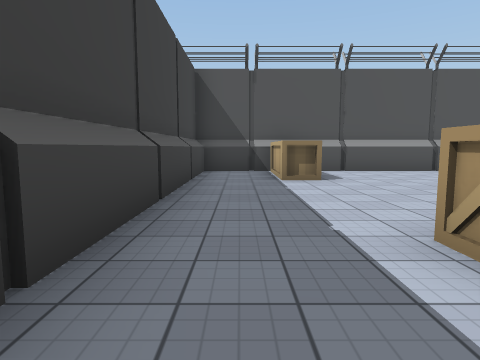
View 1 (above)

24 first-person views from a walk through a 3-D level made in the Unity game engine. The camera is 1.3 m above the floor, tilts 6° down and sees 75° across. The floor is counted in squares, 2 m on a side. Each view is taken from the middle of a square. On the plan, view 1 faces up. The plan holds only what a view shows up to about 10 squares ahead; the rest is blank. The place goes on beyond the plan. The player character is not drawn. Some surface patterns are stand-ins.

View 2
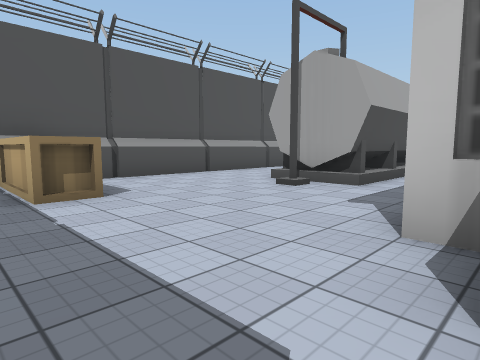

View 3
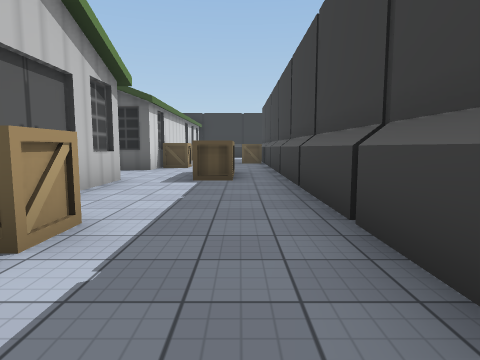

View 4
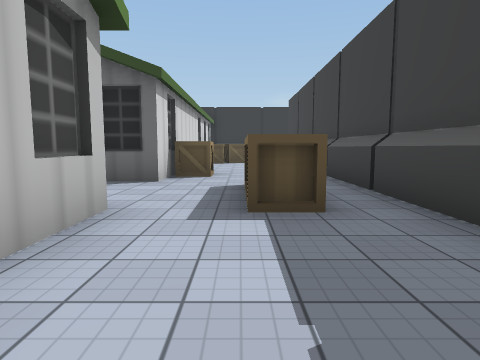

View 5
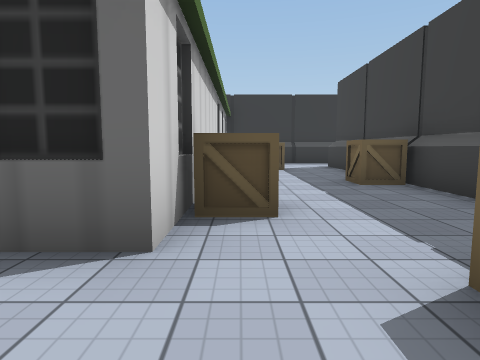

View 6
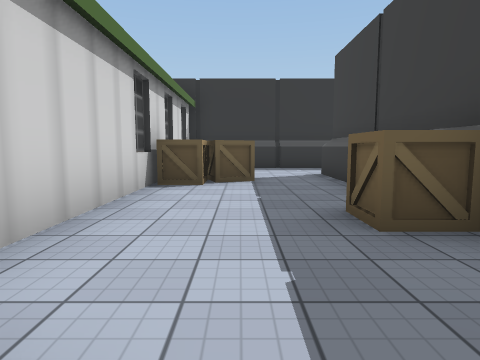

View 7
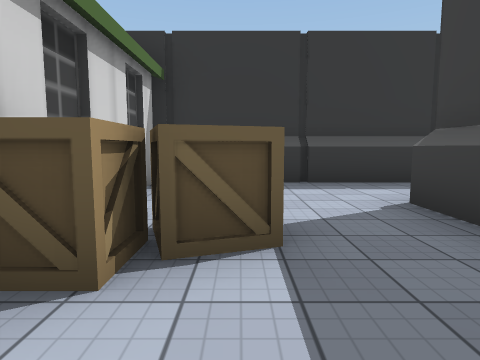

View 8
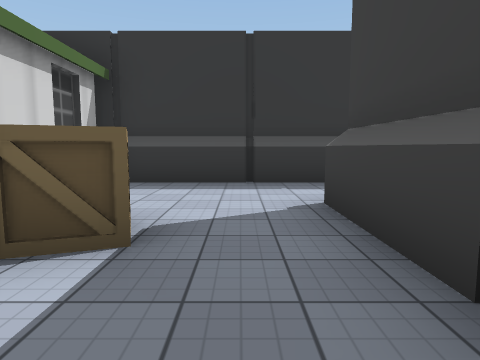

View 9
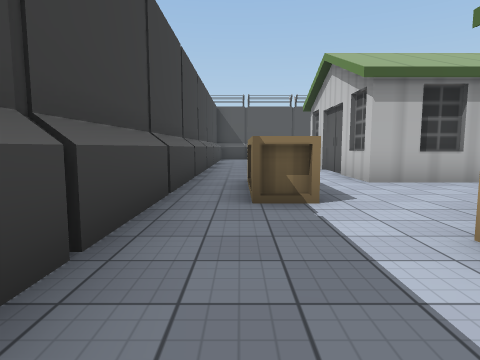

View 10
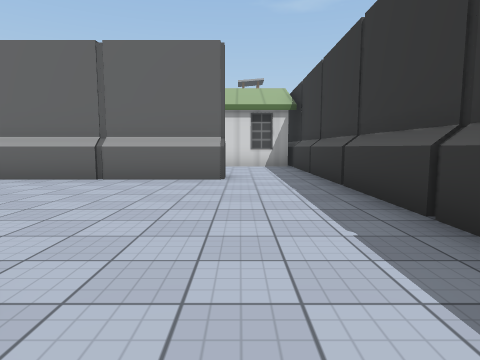

View 11
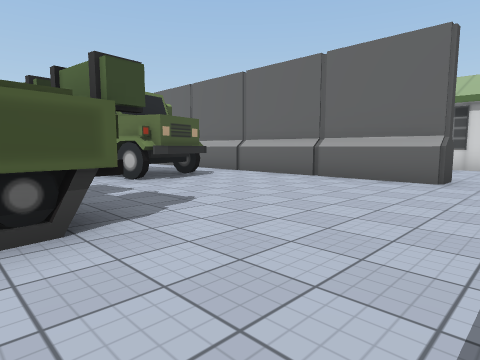

View 12
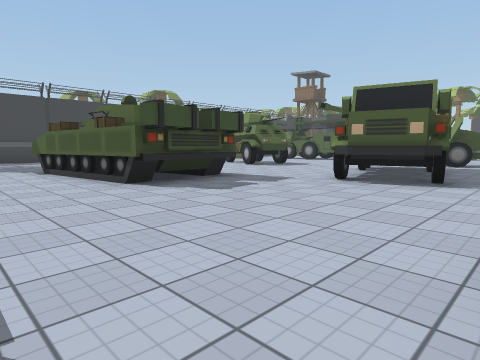

View 13
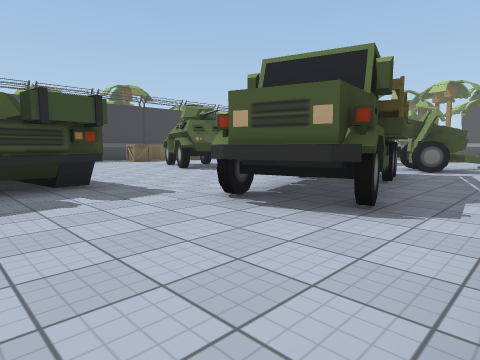

View 14
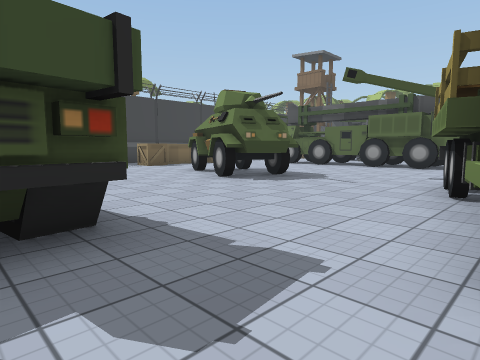

View 15
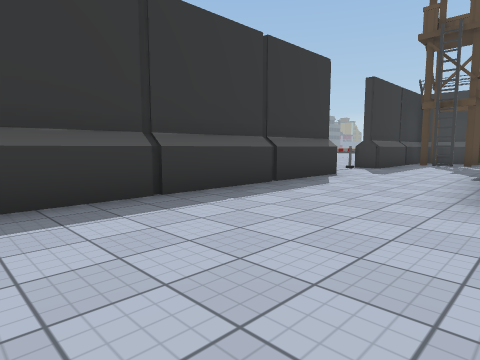

View 16
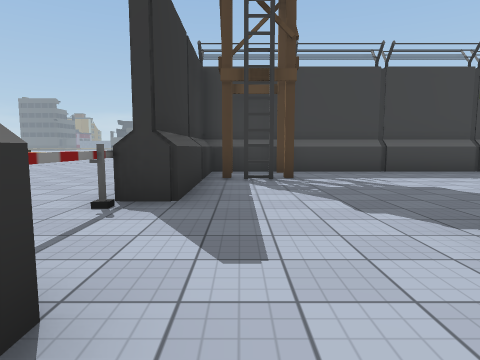

View 17
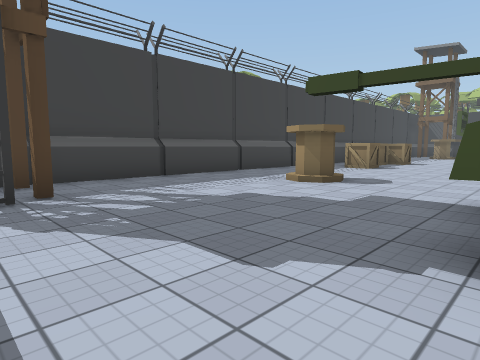

View 18
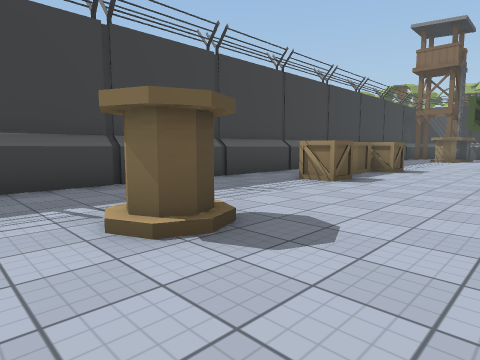

View 19
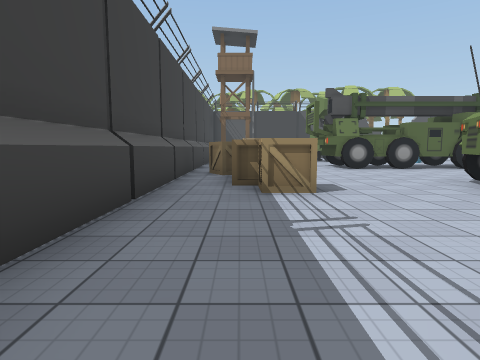

View 20
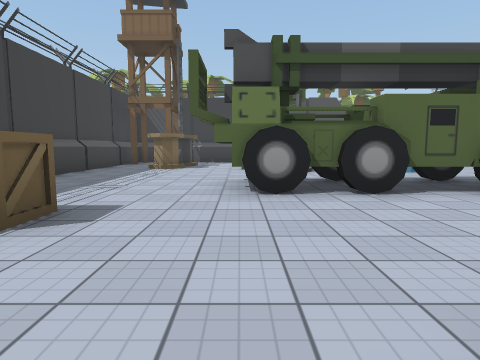

View 21
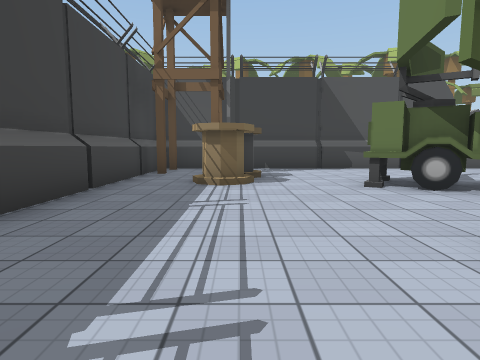

View 22
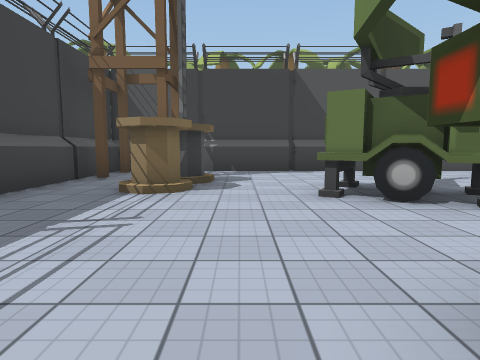

View 23
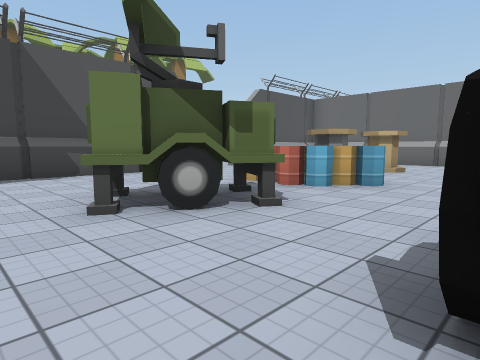

View 24
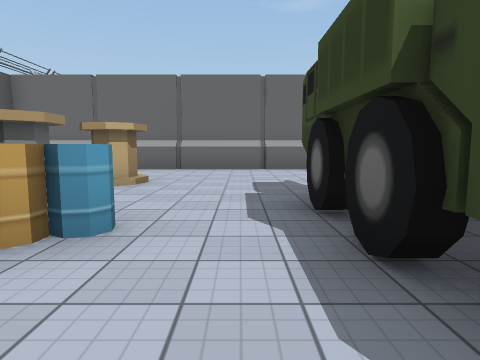

### Floor plan
Key: @ floor where view 1 was taken; # wall or solid block; . floor; = window, fence, low wall or low ledge; C crate; T truck; W wheel; H thing the floor can be seen under or through; E tower; B barrier; A barrel; O other object.
Columns run from 18 left of view 1 to 6 right of it. Each row starts with its distance up from view 1.
  9  ##########      ########
  8  #E........     .#.O.....
  7 ##.E.......     .#.O.....
  6 #..O......       #.O....#
  5 #.OO..O..  O   ..#.....##
  4 #....OOO.A ..O...#.......
  3 #......O.A.......#......
  2 #................#..C#
  1 #....W WHWW#.....#...#
  0 #....HHHHH##    .#@..#
 -1 #....W.W.WW.     #...#
 -2 #.CC........ W#. #.O.##
 -3 #.C......... .W= #OO...
 -4 #.CC..O......T.. #OO..
 -5 #..C..OOOO..TTT. #...##
 -6 #......OOO..T T. #..C#
 -7 #...........TTT..#...#
 -8 #............TT..#...#
 -9 #..OO........TT..#C..#
-10 #...O..   ##.....#...#
-11 #......   ##.....#...#
-12 #...... ####.....#.CC#
-13 #......##........#...#
-14 ##.E.................#
-15 ##.E.................#
-16 ######..##############
-17    ...BO
-18  .....
-19 =....
-20 =..
-21 =

Positions as (right, up) in squares from view 1, and headings:
1: (0, 0), facing up
2: (0, 2), facing up-right
3: (0, 4), facing down
4: (1, 1), facing down
5: (2, -3), facing down
6: (1, -6), facing down
7: (1, -10), facing down
8: (0, -10), facing down
9: (0, -8), facing up
10: (-8, -14), facing right
11: (-8, -15), facing up-right
12: (-2, -15), facing up-left
13: (-2, -12), facing up-left
14: (-5, -11), facing up-left
15: (-3, -12), facing down-left
16: (-9, -15), facing left
17: (-11, -15), facing up-left
18: (-12, -11), facing up-left
19: (-16, -10), facing up
20: (-13, -5), facing up
21: (-15, -1), facing up
22: (-14, 0), facing up
23: (-14, 1), facing up-right
24: (-11, 2), facing right
